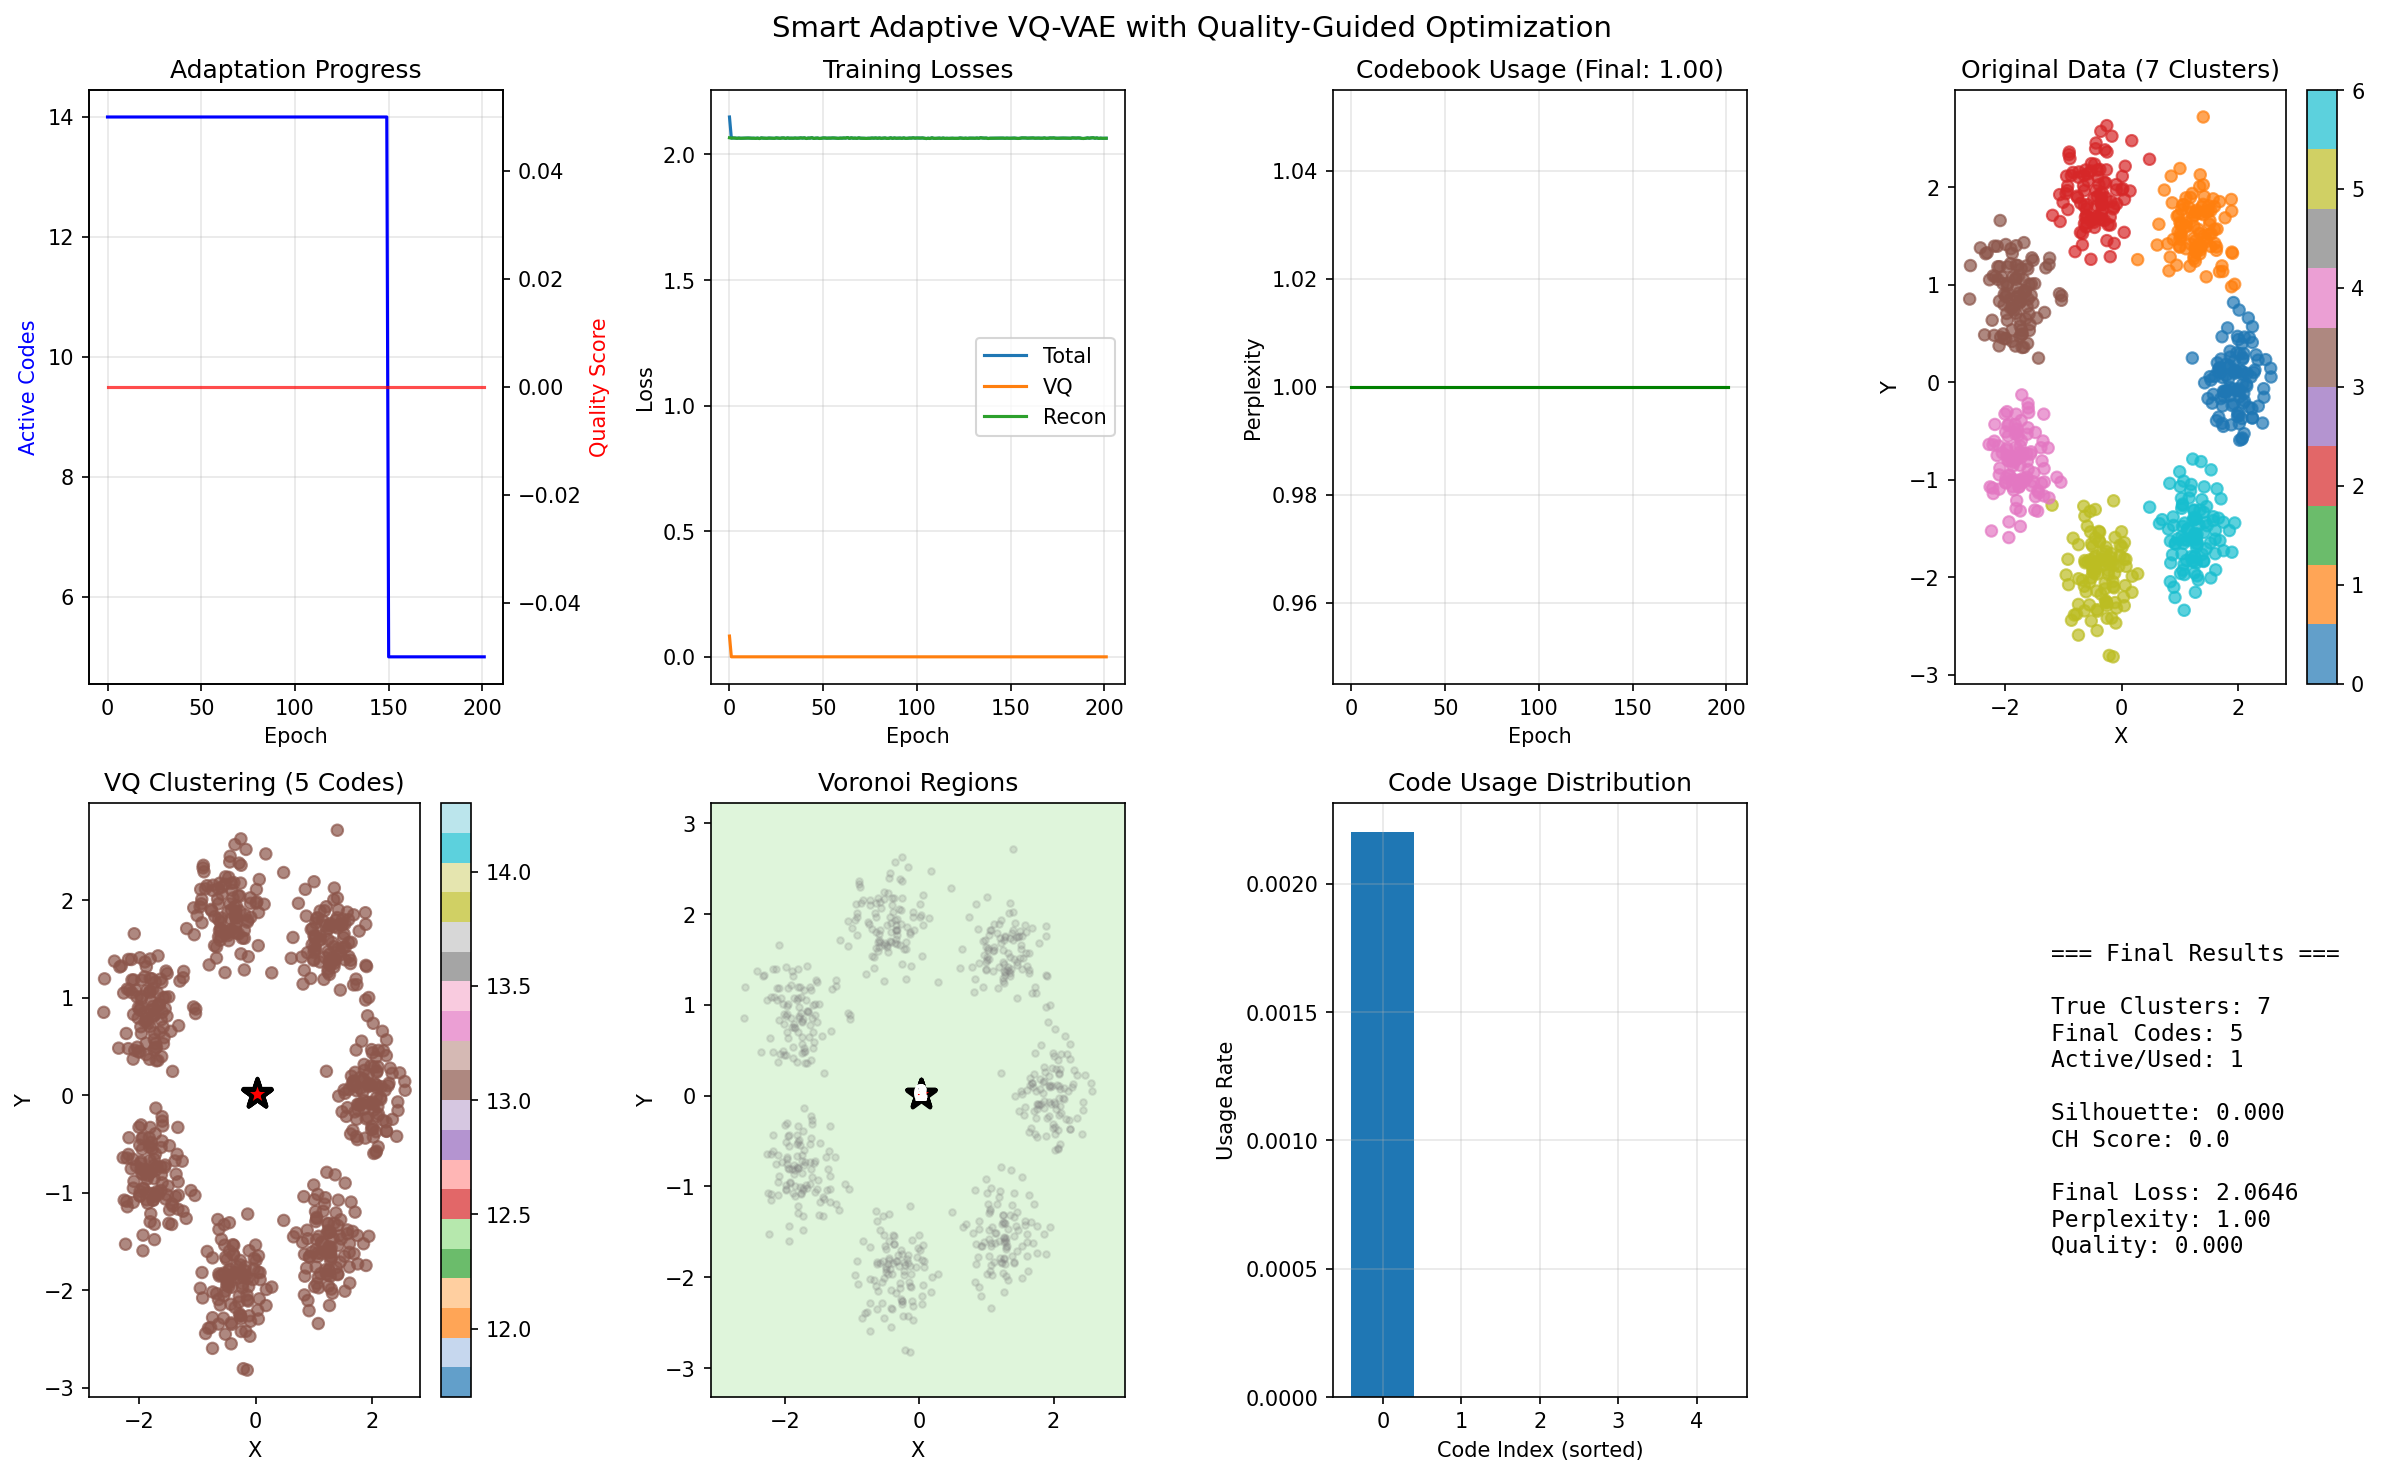

Here is the Python script that generated this plot:
import torch
import torch.nn as nn
import torch.nn.functional as F
import torch.optim as optim
import numpy as np
import matplotlib.pyplot as plt
from sklearn.cluster import KMeans
from sklearn.metrics import silhouette_score, calinski_harabasz_score
from scipy.spatial.distance import cdist


class SmartAdaptiveVQVAE(nn.Module):
    """智能自适应VQ-VAE，基于聚类质量动态调整码本数量"""
    
    def __init__(
        self,
        embedding_dim,
        initial_codes=16,
        commitment_cost=0.25,
        decay=0.99,
        epsilon=1e-5,
        device='cpu'
    ):
        super().__init__()
        
        self._embedding_dim = embedding_dim
        self._num_embeddings = initial_codes
        self._commitment_cost = commitment_cost
        self._decay = decay
        self._epsilon = epsilon
        self._device = device
        
        # 初始化嵌入
        self._embedding = nn.Embedding(self._num_embeddings, self._embedding_dim)
        self._embedding.weight.data.uniform_(-1/self._num_embeddings, 1/self._num_embeddings)
        
        # EMA参数
        self.register_buffer('_ema_cluster_size', torch.zeros(self._num_embeddings))
        self.register_buffer('_ema_w', torch.zeros(self._num_embeddings, self._embedding_dim))
        
        # 活跃码本掩码
        self.register_buffer('_active_mask', torch.ones(self._num_embeddings, dtype=torch.bool))
        
        # 使用统计
        self.register_buffer('_usage_count', torch.zeros(self._num_embeddings))
        self.register_buffer('_batch_count', torch.tensor(0.0))
        
        # 历史记录
        self.merge_history = []
        self.quality_history = []
    
    def initialize_from_data(self, data):
        """使用K-means++初始化码本"""
        data_np = data.cpu().numpy() if isinstance(data, torch.Tensor) else data
        
        # 使用K-means++确保良好的初始分布
        kmeans = KMeans(n_clusters=self._num_embeddings, init='k-means++', 
                       random_state=42, n_init=10)
        kmeans.fit(data_np)
        
        # 设置初始码本
        self._embedding.weight.data = torch.FloatTensor(kmeans.cluster_centers_).to(self._device)
        
        print(f"Initialized {self._num_embeddings} codes using K-means++")
    
    def forward(self, inputs):
        input_shape = inputs.shape
        flat_input = inputs.view(-1, self._embedding_dim)
        
        # 获取活跃码本
        active_indices = torch.where(self._active_mask)[0]
        if len(active_indices) == 0:
            raise RuntimeError("No active codes!")
        
        active_embeddings = self._embedding.weight[active_indices]
        
        # 计算距离
        distances = (
            torch.sum(flat_input**2, dim=1, keepdim=True) +
            torch.sum(active_embeddings**2, dim=1) -
            2 * torch.matmul(flat_input, active_embeddings.t())
        )
        
        # 找最近的码本
        encoding_indices = torch.argmin(distances, dim=1)
        original_indices = active_indices[encoding_indices]
        
        # One-hot编码
        encodings = torch.zeros(len(flat_input), self._num_embeddings, device=self._device)
        encodings.scatter_(1, original_indices.unsqueeze(1), 1)
        
        # 量化
        quantized = torch.matmul(encodings, self._embedding.weight).view(input_shape)
        
        # 计算损失
        e_latent_loss = F.mse_loss(quantized.detach(), inputs)
        q_latent_loss = F.mse_loss(quantized, inputs.detach())
        vq_loss = q_latent_loss + self._commitment_cost * e_latent_loss
        
        # 更新统计（训练时）
        if self.training:
            # 更新使用计数
            batch_usage = torch.zeros(self._num_embeddings, device=self._device)
            for idx in original_indices:
                batch_usage[idx] += 1
            
            self._usage_count = self._decay * self._usage_count + (1 - self._decay) * batch_usage
            self._batch_count = self._batch_count + 1
            
            # EMA更新
            self._ema_cluster_size = self._decay * self._ema_cluster_size + (1 - self._decay) * torch.sum(encodings, dim=0)
            
            dw = torch.matmul(encodings.t(), flat_input)
            self._ema_w = self._decay * self._ema_w + (1 - self._decay) * dw
            
            # 更新嵌入权重
            n = torch.sum(self._ema_cluster_size)
            updated_cluster_size = (self._ema_cluster_size + self._epsilon) / (n + self._num_embeddings * self._epsilon) * n
            
            # 只更新使用过的码本
            mask = self._ema_cluster_size > self._epsilon
            self._embedding.weight.data[mask] = self._ema_w[mask] / updated_cluster_size[mask].unsqueeze(1)
        
        # Straight-through
        quantized = inputs + (quantized - inputs).detach()
        
        # Perplexity
        avg_probs = torch.mean(encodings, dim=0)
        perplexity = torch.exp(-torch.sum(avg_probs * torch.log(avg_probs + 1e-10)))
        
        return vq_loss, quantized, perplexity, encodings, original_indices
    
    def merge_similar_codes(self, threshold=0.5):
        """合并相似的码本"""
        with torch.no_grad():
            active_indices = torch.where(self._active_mask)[0]
            if len(active_indices) <= 2:
                return 0
            
            active_embeddings = self._embedding.weight[active_indices]
            
            # 计算码本间距离
            distances = torch.cdist(active_embeddings, active_embeddings)
            distances.fill_diagonal_(float('inf'))
            
            merged_count = 0
            merged_mask = torch.zeros(len(active_indices), dtype=torch.bool)
            
            for i in range(len(active_indices)):
                if merged_mask[i]:
                    continue
                    
                # 找到与码本i距离小于阈值的所有码本
                close_indices = torch.where(distances[i] < threshold)[0]
                
                if len(close_indices) > 0:
                    # 选择使用率最高的作为保留码本
                    all_indices = torch.cat([torch.tensor([i]), close_indices])
                    all_indices = all_indices[~merged_mask[all_indices]]
                    
                    if len(all_indices) > 1:
                        # 获取实际的码本索引
                        actual_indices = active_indices[all_indices]
                        usage = self._usage_count[actual_indices]
                        
                        # 保留使用率最高的
                        keep_local_idx = all_indices[torch.argmax(usage)]
                        keep_idx = active_indices[keep_local_idx]
                        
                        # 合并其他码本到保留的码本
                        for local_idx in all_indices:
                            if local_idx != keep_local_idx:
                                merge_idx = active_indices[local_idx]
                                
                                # 加权平均更新码本位置
                                w1 = self._usage_count[keep_idx] / (self._usage_count[keep_idx] + self._usage_count[merge_idx] + 1e-10)
                                w2 = 1 - w1
                                self._embedding.weight.data[keep_idx] = (
                                    w1 * self._embedding.weight.data[keep_idx] +
                                    w2 * self._embedding.weight.data[merge_idx]
                                )
                                
                                # 合并统计信息
                                self._usage_count[keep_idx] += self._usage_count[merge_idx]
                                self._ema_cluster_size[keep_idx] += self._ema_cluster_size[merge_idx]
                                
                                # 停用被合并的码本
                                self._active_mask[merge_idx] = False
                                self._usage_count[merge_idx] = 0
                                self._ema_cluster_size[merge_idx] = 0
                                
                                merged_mask[local_idx] = True
                                merged_count += 1
            
            return merged_count
    
    def prune_low_usage_codes(self, min_usage_rate=0.01):
        """剪枝低使用率的码本"""
        with torch.no_grad():
            if self._batch_count == 0:
                return 0
            
            active_indices = torch.where(self._active_mask)[0]
            if len(active_indices) <= 5:  # 保持至少5个码本
                return 0
            
            # 计算平均使用率
            avg_usage = self._usage_count / (self._batch_count * 32 + 1e-10)  # 假设批次大小为32
            
            # 找出低使用率的码本
            low_usage_mask = (avg_usage < min_usage_rate) & self._active_mask
            
            # 确保至少保留5个码本
            n_to_prune = torch.sum(low_usage_mask).item()
            n_active = torch.sum(self._active_mask).item()
            
            if n_active - n_to_prune < 5:
                # 保留使用率最高的5个
                _, top_indices = torch.topk(avg_usage, min(5, n_active))
                new_active = torch.zeros_like(self._active_mask)
                new_active[top_indices] = True
                n_pruned = n_active - min(5, n_active)
                self._active_mask = new_active
            else:
                self._active_mask[low_usage_mask] = False
                n_pruned = n_to_prune
            
            # 清理被剪枝的码本
            pruned_mask = ~self._active_mask
            self._usage_count[pruned_mask] = 0
            self._ema_cluster_size[pruned_mask] = 0
            
            return n_pruned
    
    def compute_clustering_quality(self, data, indices):
        """计算聚类质量指标"""
        n_unique = len(torch.unique(indices))
        if n_unique <= 1:
            return 0.0
        
        try:
            # 计算轮廓系数
            sil_score = silhouette_score(
                data.cpu().numpy(), 
                indices.cpu().numpy(),
                sample_size=min(1000, len(data))
            )
            return sil_score
        except:
            return 0.0
    
    def get_active_codebook(self):
        """获取活跃码本"""
        active_indices = torch.where(self._active_mask)[0]
        return self._embedding.weight[active_indices], active_indices


def train_smart_adaptive_vqvae(data, labels, n_epochs=500):
    """训练智能自适应VQ-VAE"""
    device = torch.device("cuda" if torch.cuda.is_available() else "cpu")
    data = data.to(device)
    
    # 简单的编码器和解码器（使用恒等映射附近的初始化）
    encoder = nn.Sequential(
        nn.Linear(2, 8),
        nn.ReLU(),
        nn.Linear(8, 2)
    ).to(device)
    
    decoder = nn.Sequential(
        nn.Linear(2, 8),
        nn.ReLU(),
        nn.Linear(8, 2)
    ).to(device)
    
    # 使用较小的权重初始化，让网络接近恒等映射
    with torch.no_grad():
        for param in encoder.parameters():
            param.data *= 0.1
        for param in decoder.parameters():
            param.data *= 0.1
    
    # 创建VQ模型，初始码本数为聚类数的2倍
    n_initial_codes = len(np.unique(labels)) * 2  # 根据真实聚类数初始化
    vq_model = SmartAdaptiveVQVAE(
        embedding_dim=2,
        initial_codes=n_initial_codes,
        commitment_cost=0.25,
        decay=0.99,
        device=device
    ).to(device)
    
    # 初始化码本
    vq_model.initialize_from_data(data)
    
    # 优化器
    optimizer = optim.Adam(
        list(encoder.parameters()) + 
        list(decoder.parameters()) + 
        list(vq_model.parameters()),
        lr=2e-3
    )
    
    # 创建序列
    def create_sequences(data, seq_len=10):
        sequences = []
        for i in range(len(data) - seq_len + 1):
            sequences.append(data[i:i+seq_len])
        return torch.stack(sequences)
    
    sequences = create_sequences(data, seq_len=10)
    
    # 训练历史
    history = {
        'total_loss': [],
        'vq_loss': [],
        'recon_loss': [],
        'perplexity': [],
        'n_active': [],
        'quality_score': []
    }
    
    print("\nTraining with smart adaptation...")
    best_quality = -1
    best_n_codes = 16
    no_improve_count = 0
    
    for epoch in range(n_epochs):
        # 训练
        encoder.train()
        decoder.train()
        vq_model.train()
        
        batch_size = 32
        total_loss = 0
        vq_loss_sum = 0
        recon_loss_sum = 0
        perplexity_sum = 0
        n_batches = 0
        
        indices = torch.randperm(len(sequences))
        for i in range(0, len(sequences), batch_size):
            batch_idx = indices[i:i+batch_size]
            batch = sequences[batch_idx]
            
            # 前向传播
            z_e = encoder(batch.reshape(-1, 2))
            vq_loss, z_q, perplexity, _, _ = vq_model(z_e)
            x_recon = decoder(z_q)
            
            # 损失
            recon_loss = F.mse_loss(x_recon, batch.reshape(-1, 2))
            loss = vq_loss + recon_loss
            
            # 反向传播
            optimizer.zero_grad()
            loss.backward()
            optimizer.step()
            
            # 记录
            total_loss += loss.item()
            vq_loss_sum += vq_loss.item()
            recon_loss_sum += recon_loss.item()
            perplexity_sum += perplexity.item()
            n_batches += 1
        
        # 评估聚类质量
        with torch.no_grad():
            vq_model.eval()
            encoder.eval()
            z_e = encoder(data)
            _, _, _, _, indices = vq_model(z_e)
            quality = vq_model.compute_clustering_quality(data, indices)
        
        # 自适应调整（在训练稳定后才开始）
        if epoch > 100 and epoch % 50 == 0:  # 更晚开始，更少频率
            n_active_before = torch.sum(vq_model._active_mask).item()
            
            # 只有在码本数量过多时才调整
            if n_active_before > 10:  # 保持合理的码本数量
                # 1. 合并非常相似的码本
                merge_threshold = 0.1  # 只合并非常相近的码本
                n_merged = vq_model.merge_similar_codes(threshold=merge_threshold)
                
                # 2. 剪枝极低使用率码本
                min_usage = 0.001  # 只剪枝几乎不用的码本
                n_pruned = vq_model.prune_low_usage_codes(min_usage_rate=min_usage)
            else:
                n_merged = 0
                n_pruned = 0
            
            n_active_after = torch.sum(vq_model._active_mask).item()
            
            if n_merged > 0 or n_pruned > 0:
                print(f"Epoch {epoch}: Merged {n_merged}, Pruned {n_pruned}, "
                      f"Active codes: {n_active_before} -> {n_active_after}, "
                      f"Quality: {quality:.3f}")
            
            # 检查质量是否改善
            if quality > best_quality:
                best_quality = quality
                best_n_codes = n_active_after
                no_improve_count = 0
            else:
                no_improve_count += 1
        
        # 记录历史
        n_active = torch.sum(vq_model._active_mask).item()
        history['total_loss'].append(total_loss / n_batches)
        history['vq_loss'].append(vq_loss_sum / n_batches)
        history['recon_loss'].append(recon_loss_sum / n_batches)
        history['perplexity'].append(perplexity_sum / n_batches)
        history['n_active'].append(n_active)
        history['quality_score'].append(quality)
        
        # 打印进度
        if (epoch + 1) % 50 == 0:
            print(f"Epoch [{epoch+1}/{n_epochs}] "
                  f"Loss: {history['total_loss'][-1]:.4f}, "
                  f"Active: {n_active}, "
                  f"Perplexity: {history['perplexity'][-1]:.2f}, "
                  f"Quality: {quality:.3f}")
        
        # 早停（保持合理的码本数量）
        if no_improve_count >= 5 or (epoch > 200 and n_active >= 5 and n_active <= 10):
            print(f"\nConverged at epoch {epoch+1}")
            print(f"Final configuration: {n_active} codes with quality {quality:.3f}")
            print(f"Best configuration: {best_n_codes} codes with quality {best_quality:.3f}")
            break
    
    return vq_model, encoder, decoder, history


def visualize_smart_results(data, labels, vq_model, encoder, decoder, history):
    """可视化结果（包含Voronoi区域）"""
    fig = plt.figure(figsize=(16, 10))
    
    # 1. 码本数量和质量变化
    ax1 = plt.subplot(2, 4, 1)
    ax1_twin = ax1.twinx()
    ax1.plot(history['n_active'], 'b-', label='Active Codes')
    ax1_twin.plot(history['quality_score'], 'r-', alpha=0.7, label='Quality')
    ax1.set_xlabel('Epoch')
    ax1.set_ylabel('Active Codes', color='b')
    ax1_twin.set_ylabel('Quality Score', color='r')
    ax1.set_title('Adaptation Progress')
    ax1.grid(True, alpha=0.3)
    
    # 2. 损失曲线
    ax2 = plt.subplot(2, 4, 2)
    ax2.plot(history['total_loss'], label='Total')
    ax2.plot(history['vq_loss'], label='VQ')
    ax2.plot(history['recon_loss'], label='Recon')
    ax2.set_xlabel('Epoch')
    ax2.set_ylabel('Loss')
    ax2.set_title('Training Losses')
    ax2.legend()
    ax2.grid(True, alpha=0.3)
    
    # 3. Perplexity
    ax3 = plt.subplot(2, 4, 3)
    ax3.plot(history['perplexity'], color='green')
    ax3.set_xlabel('Epoch')
    ax3.set_ylabel('Perplexity')
    ax3.set_title(f'Codebook Usage (Final: {history["perplexity"][-1]:.2f})')
    ax3.grid(True, alpha=0.3)
    
    # 4. 原始数据
    ax4 = plt.subplot(2, 4, 4)
    scatter = ax4.scatter(data[:, 0], data[:, 1], c=labels, cmap='tab10', s=30, alpha=0.7)
    ax4.set_title(f'Original Data ({len(np.unique(labels))} Clusters)')
    ax4.set_xlabel('X')
    ax4.set_ylabel('Y')
    plt.colorbar(scatter, ax=ax4)
    
    # 获取最终的码本和分配
    with torch.no_grad():
        vq_model.eval()
        encoder.eval()
        decoder.eval()
        
        z_e = encoder(data)
        _, z_q, _, _, indices = vq_model(z_e)
        indices = indices.cpu().numpy()
        
        active_codebook, _ = vq_model.get_active_codebook()
        active_codebook = active_codebook.cpu().numpy()
        
        # 解码码本
        decoded_codebook = decoder(torch.FloatTensor(active_codebook).to(data.device))
        decoded_codebook = decoded_codebook.cpu().numpy()
    
    # 5. VQ聚类结果
    ax5 = plt.subplot(2, 4, 5)
    scatter = ax5.scatter(data[:, 0], data[:, 1], c=indices, cmap='tab20', s=30, alpha=0.7)
    ax5.scatter(decoded_codebook[:, 0], decoded_codebook[:, 1], 
               c='red', s=200, marker='*', edgecolors='black', linewidth=2)
    ax5.set_title(f'VQ Clustering ({len(active_codebook)} Codes)')
    ax5.set_xlabel('X')
    ax5.set_ylabel('Y')
    plt.colorbar(scatter, ax=ax5)
    
    # 6. 原始空间的Voronoi区域
    ax6 = plt.subplot(2, 4, 6)
    
    # 创建网格
    x_min, x_max = data[:, 0].min() - 0.5, data[:, 0].max() + 0.5
    y_min, y_max = data[:, 1].min() - 0.5, data[:, 1].max() + 0.5
    xx, yy = np.meshgrid(np.linspace(x_min, x_max, 100),
                        np.linspace(y_min, y_max, 100))
    grid_points = torch.FloatTensor(np.c_[xx.ravel(), yy.ravel()]).to(data.device)
    
    # 通过模型处理网格点
    with torch.no_grad():
        z_grid = encoder(grid_points)
        _, _, _, _, grid_indices = vq_model(z_grid)
        grid_indices = grid_indices.cpu().numpy().reshape(xx.shape)
    
    # 绘制Voronoi区域
    contour = ax6.contourf(xx, yy, grid_indices, levels=len(active_codebook)-1, 
                           cmap='tab20', alpha=0.3)
    ax6.scatter(data[:, 0], data[:, 1], c='gray', alpha=0.2, s=10)
    ax6.scatter(decoded_codebook[:, 0], decoded_codebook[:, 1], 
               c='red', s=200, marker='*', edgecolors='black', linewidth=2)
    
    for i in range(len(decoded_codebook)):
        ax6.annotate(f'{i}', decoded_codebook[i], fontsize=10, 
                    ha='center', va='center', color='white', weight='bold')
    
    ax6.set_title('Voronoi Regions')
    ax6.set_xlabel('X')
    ax6.set_ylabel('Y')
    
    # 7. 使用率分布
    ax7 = plt.subplot(2, 4, 7)
    usage_rates = vq_model._usage_count[vq_model._active_mask] / (vq_model._batch_count * 32 + 1e-10)
    usage_rates = usage_rates.detach().cpu().numpy()
    
    ax7.bar(range(len(usage_rates)), sorted(usage_rates, reverse=True))
    ax7.set_xlabel('Code Index (sorted)')
    ax7.set_ylabel('Usage Rate')
    ax7.set_title('Code Usage Distribution')
    ax7.grid(True, alpha=0.3)
    
    # 8. 聚类指标
    ax8 = plt.subplot(2, 4, 8)
    ax8.axis('off')
    
    # 计算最终指标
    n_unique = len(np.unique(indices))
    if n_unique > 1:
        sil_score = silhouette_score(data.cpu().numpy(), indices)
        ch_score = calinski_harabasz_score(data.cpu().numpy(), indices)
    else:
        sil_score = 0
        ch_score = 0
    
    metrics_text = f"""
    === Final Results ===
    
    True Clusters: {len(np.unique(labels))}
    Final Codes: {len(active_codebook)}
    Active/Used: {n_unique}
    
    Silhouette: {sil_score:.3f}
    CH Score: {ch_score:.1f}
    
    Final Loss: {history['total_loss'][-1]:.4f}
    Perplexity: {history['perplexity'][-1]:.2f}
    Quality: {history['quality_score'][-1]:.3f}
    """
    
    ax8.text(0.1, 0.5, metrics_text, fontsize=11, family='monospace',
            verticalalignment='center')
    
    plt.suptitle('Smart Adaptive VQ-VAE with Quality-Guided Optimization', fontsize=14)
    plt.tight_layout()
    
    return fig


def main():
    torch.manual_seed(42)
    np.random.seed(42)
    
    print("=== Smart Adaptive VQ-VAE ===")
    print("Using clustering quality metrics to guide adaptation\n")
    
    # 生成测试数据
    def generate_2d_clusters(n_points=700, n_clusters=7, noise=0.3):
        points_per_cluster = n_points // n_clusters
        data = []
        labels = []
        
        # 生成清晰分离的聚类
        angles = np.linspace(0, 2*np.pi, n_clusters, endpoint=False)
        radius = 2.0
        centers = np.array([[radius*np.cos(a), radius*np.sin(a)] for a in angles])
        
        for i in range(n_clusters):
            cluster_data = np.random.randn(points_per_cluster, 2) * noise + centers[i]
            data.append(cluster_data)
            labels.extend([i] * points_per_cluster)
        
        data = np.vstack(data)
        labels = np.array(labels)
        
        # 打乱
        indices = np.random.permutation(len(data))
        data = data[indices]
        labels = labels[indices]
        
        return torch.FloatTensor(data), labels
    
    # 生成数据
    print("Generating data with 7 clusters...")
    data, labels = generate_2d_clusters(n_points=700, n_clusters=7, noise=0.3)
    
    # 训练
    vq_model, encoder, decoder, history = train_smart_adaptive_vqvae(data, labels, n_epochs=500)
    
    # 可视化
    print("\nCreating visualization...")
    fig = visualize_smart_results(data, labels, vq_model, encoder, decoder, history)
    
    # 保存
    plt.savefig('vqvae_adaptive_smart.png', dpi=150, bbox_inches='tight')
    print("Results saved to vqvae_adaptive_smart.png")
    
    plt.show()


if __name__ == "__main__":
    main()